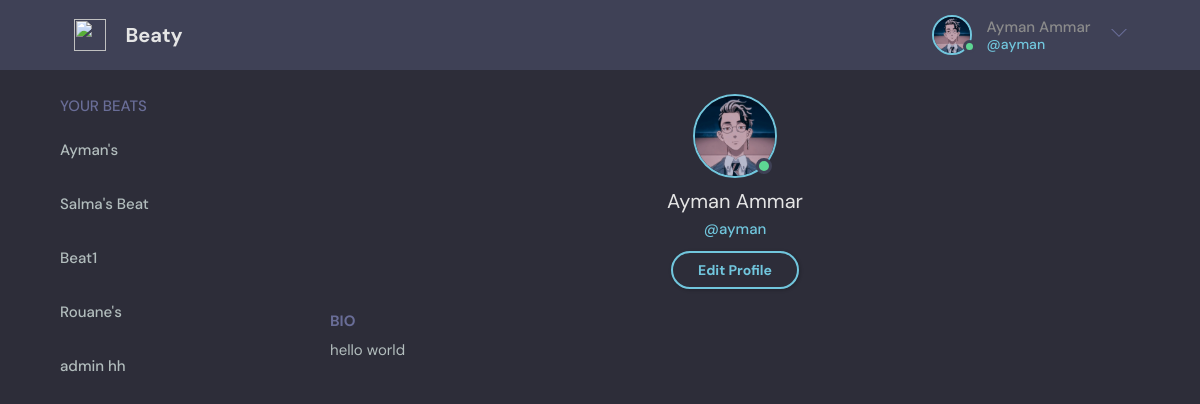
Page /profile/ayman/ (signed in) on the committed database.
### base/models.py (models this page shows, shortened)
class User(AbstractUser):
    email = models.EmailField(unique=True, null=False)
    bio = models.CharField(max_length=300, default="")
    profile_img = models.ImageField(null=True, upload_to="images/")
    birthday=models.DateField(auto_now=False, null=True, blank=True)
    USERNAME_FIELD = 'email'
    REQUIRED_FIELDS = []
    def __str__(self):
        return self.username

class Beat(models.Model):
    creater = models.ForeignKey(User, on_delete=models.CASCADE, related_name='creater')
    name = models.CharField(max_length=200)
    description = models.TextField(default="")
    members = models.ManyToManyField(User, blank=True)
    updated = models.DateTimeField(auto_now=True)
    created = models.DateTimeField(auto_now_add=True)
    class Meta:
        ordering = ['-updated']

### base/views.py (the view)
# urls.py: path('profile/<str:un>/', views.profile, name='profile'),
@login_required(login_url='login')
def profile(request, un):
    search = request.GET.get('search') if request.GET.get('search') else ''
    beats = request.user.beat_set.filter(
        Q(name__icontains=search) |
        Q(creater__username__icontains=search) |
        Q(description__icontains=search)
        )
    if len(beats)==0:
        beats=None
    user = User.objects.get(username=un)
    form = EditUser(instance=user)
    if request.method == 'POST':
        form = EditUser(request.POST, request.FILES, instance=user)
        if form.is_valid():
            form.save()
            return redirect('profile',user)
    context = {'beats': beats, 'user': user, 'form':form}
    return render(request, 'base/profile.html', context)

### base/templates/base/profile.html
{% extends 'main.html' %}
{% block content %}
{% load static %}
  <main class="profile-page layout layout--3">
    <div class="container">
        {% include 'base/beats-list.html' %}
      <div class="roomList">
        <div class="profile">
          <div class="profile__avatar">
            <div class="avatar avatar--large active">
              {% if not user.profile_img %}
                  <img src="{% static 'images/avatar.svg' %}" alt="avatar">
              {% else %}
                  <img src="{{user.profile_img.url}}" alt="avatar">
              {% endif %}
            </div>
          </div>
          <div class="profile__info">
            <h3>{{user.first_name}}  {{user.last_name}}</h3>
            <p>@{{user}}</p>
            {% if request.user == user %}
            <a href="edit-user.html" class="btn btn--main btn--pill">Edit Profile</a>
            {% endif %}
          </div>
          {% if user.bio != '' %}
          <div class="profile__about">
            <h3>Bio</h3>
            <p>
              {{user.bio}}
            </p>
          </div>
          {% endif %}
        </div>
      </div>
    </div>
  </main>
{% endblock %}

### templates/navbar.html (shortened to what this page needs)
{% load static %}
<header class="header header--loggedIn">
    <div class="container">
      <a href="{% url 'home' %}" class="header__logo">
        <img src="assets/logo.svg" />
        <h1>Beaty</h1>
      </a>
      <nav class="header__menu">
        {%  if request.user.is_authenticated %}
        <div class="header__user">
          <a href="{% url 'profile' request.user %}">
            <div class="avatar avatar--medium active">
              {% if not request.user.profile_img %}
                  <img src="{% static 'images/avatar.svg' %}" alt="avatar">
              {% else %}
                  <img src="{{request.user.profile_img.url}}" alt="avatar">
              {% endif %}
            </div>
            <p>{{request.user.first_name}} {{request.user.last_name}} <span>@{{request.user}}</span></p>
          </a>
          <button class="dropdown-button">
            <svg version="1.1" xmlns="http://www.w3.org/2000/svg" width="32" height="32" viewBox="0 0 32 32">
              <title>chevron-down</title>
              <path d="M16 21l-13-13h-3l16 16 16-16h-3l-13 13z"></path>
            </svg>
          </button>
        </div>
        {% else %}
        <a href="{% url 'login' %}">
          <img src="./assets/avatar.svg" />
          <p>Login</p>
        </a>
        {% endif %}
      </nav>
    </div>
  </header>

### base/templates/base/beats-list.html
<div class="topics">
    <div class="topics__header">
        <h2>Your Beats</h2>
    </div>
    {% if beats %}
    <ul class="topics__list">
        {% for beat in beats %}
        <li>
        <a href="{% url 'beat' beat.id %}">{{beat.name}}</a>
        </li>
        {% endfor %}
    </ul>
    {% else %}
	<div>
		<i>No beats..</i>
	</div>
    {% endif %}
</div>

### static/styles/style.css (style rules this page uses)
:root { --color-main: #71c6dd; --color-main-light: #e1f6fb; --color-dark: #3f4156; --color-dark-medium: #51546e; --color-dark-light: #696d97; --color-light: #e5e5e5; --color-gray: #8b8b8b; --color-light-gray: #b2bdbd; --color-bg: #2d2d39; --color-success: #5dd693; --color-error: #fc4b0b; }
* { font-family: "DM Sans", -apple-system, BlinkMacSystemFont, "Segoe UI", Roboto, Oxygen, Ubuntu, Cantarell, "Open Sans", "Helvetica Neue", sans-serif; margin: 0; padding: 0; box-sizing: border-box; text-rendering: optimizeLegibility; font-size: inherit; }
html { font-size: 56.25%; }
@media only screen and (min-width: 1200px) { html { font-size: 62.5%; } }
body { line-height: 1.6; font-weight: 400; font-size: 1.5rem; color: var(--color-light-gray); background-color: var(--color-bg); min-height: 100vh; }
img { width: 100%; }
a { display: inline-block; color: var(--color-main); text-decoration: none; }
.container { max-width: 120rem; width: 90%; margin: auto; }
.btn { background-color: transparent; border: none; display: inline-flex; align-items: center; gap: 1rem; cursor: pointer; transition: all ease-in-out 0.3s; padding: 1rem 2rem; border-radius: 5px; box-shadow: 1px 1px 3px 1px rgba(0, 0, 0, 0.15); font-weight: 500; }
.btn--main { background-color: var(--color-main); color: var(--color-dark); }
.btn--pill { border-radius: 10rem; font-size: 1.4rem; font-weight: 700; padding: 6px 2.5rem; color: var(--color-main); background: transparent; border: 2px solid var(--color-main); }
.avatar { position: relative; display: inline-block; border-radius: 50%; border: 2px solid var(--color-main); }
.avatar img { display: block; border-radius: 50%; object-fit: cover; object-position: center; }
.avatar::after { content: ""; display: block; position: absolute; background-color: var(--color-gray); z-index: 111; border-radius: 50%; border: 0.3rem solid var(--color-dark); }
.avatar.active::after { background-color: var(--color-success); }
.avatar.avatar--medium img { width: 3.6rem; height: 3.6rem; border-radius: 50%; }
.avatar.avatar--medium:after { width: 0.7rem; height: 0.7rem; bottom: 0px; right: -6px; }
.avatar.avatar--large img { display: block; width: 8rem; height: 8rem; border-radius: 50%; }
.avatar.avatar--large:after { width: 1rem; height: 1rem; bottom: 2px; right: 3.5px; }
.header { padding: 1.5rem; background-color: var(--color-dark); }
.header > .container { display: flex; gap: 9.5rem; }
.header__logo, .header__user { display: flex; gap: 2rem; align-items: center; }
.header__logo > img { height: 3.2rem; width: 3.2rem; }
.header__logo > h1 { font-weight: 700; font-size: 2rem; color: var(--color-light); }
.header__menu { margin-left: auto; position: relative; }
.header__menu a { display: flex; gap: 1.5rem; align-items: center; font-weight: 500; text-decoration: none; color: var(--color-gray); }
.header__menu img { height: 3.6rem; }
.header__menu p { line-height: 1.2; }
.header__menu span { color: var(--color-main); font-weight: 500; font-size: 1.4rem; display: block; }
.header__menu svg { width: 1.6rem; height: 1.6rem; fill: var(--color-dark-light); }
.dropdown-button { background: transparent; border: 0; outline: 0; cursor: pointer; }
.layout { margin-top: 2.4rem; }
.layout > .container { display: flex; justify-content: space-between; align-items: flex-start; }
.layout--3 > .container > div:first-child { flex-basis: 18%; max-width: 22.5rem; }
.layout--3 > .container > div:last-child { flex-basis: 75%; }
.topics__header { margin-bottom: 2rem; }
.topics__header h2 { text-transform: uppercase; font-weight: 500; color: var(--color-dark-light); }
.topics__list { list-style: none; }
.topics__list li a { display: flex; justify-content: space-between; margin-bottom: 3rem; font-weight: 500; color: var(--color-light-gray); transition: all 0.3s ease-in-out; }
.profile { margin-bottom: 3rem; }
.profile__avatar { text-align: center; }
.profile__info { text-align: center; }
.profile__info h3 { font-size: 2rem; color: var(--color-light); font-weight: 400; }
.profile__info p { color: var(--color-main); font-weight: 500; margin-bottom: 1rem; }
.profile__about { margin-top: 2rem; }
.profile__about h3 { text-transform: uppercase; color: var(--color-dark-light); margin-bottom: 0.5rem; }

### rows in the picture
User: user.profile_img (picture), user.first_name "Ayman", user.last_name "Ammar", user "ayman", profile_img (picture), first_name "Ayman", last_name "Ammar", username "ayman", bio "hello world"
Beat: name "Ayman's"
Beat: name "Salma's Beat"
Beat: name "Beat1"
Beat: name "Rouane's"
Beat: name "admin hh"
